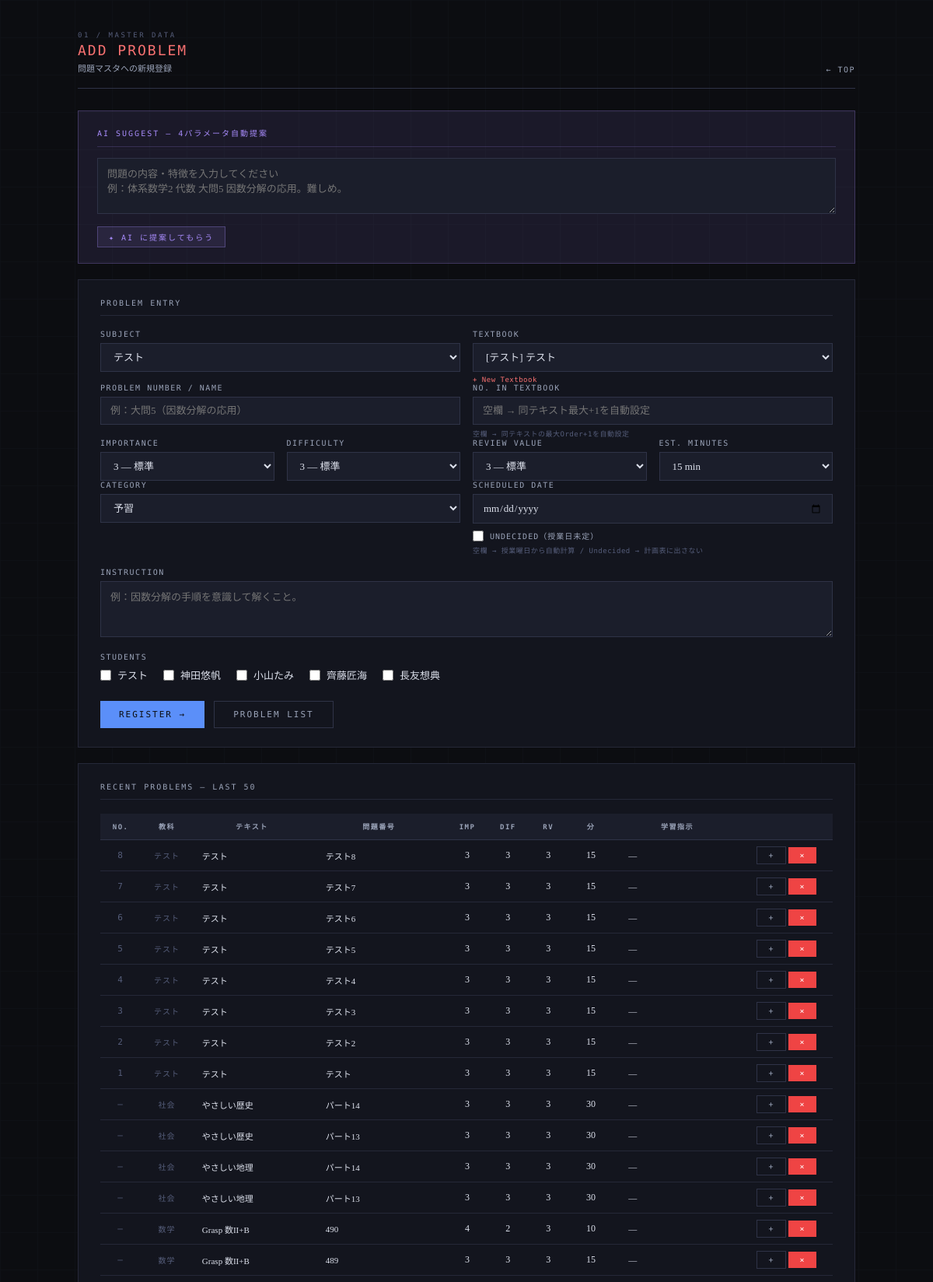
The page /problems (upper part) on the database its author committed.
### tables this page shows
CREATE TABLE students (
            student_id TEXT PRIMARY KEY,
            name TEXT NOT NULL,
            subjects TEXT NOT NULL
        , plan_mode TEXT DEFAULT 'all');

CREATE TABLE problems (
            problem_id INTEGER PRIMARY KEY AUTOINCREMENT,
            subject TEXT NOT NULL,
            textbook TEXT NOT NULL,
            problem_number TEXT NOT NULL,
            importance TEXT NOT NULL,
            type TEXT NOT NULL
        , instruction TEXT, difficulty INTEGER DEFAULT 3, review_value INTEGER DEFAULT 3, estimated_minutes INTEGER DEFAULT 15, textbook_id INTEGER, section_id INTEGER, order_in_textbook INTEGER);

### app.py (the view, shortened to what this page needs)
@app.route("/problems", methods=["GET", "POST"])
def problems():
    conn = get_connection()
    c = conn.cursor()
    c.execute("SELECT * FROM students ORDER BY student_id")
    students = c.fetchall()
    c.execute("""
        SELECT p.problem_id, p.subject, p.textbook, p.problem_number,
               p.importance, p.difficulty, p.review_value,
               p.estimated_minutes, p.instruction, p.order_in_textbook
        FROM problems p
        ORDER BY p.problem_id DESC LIMIT 50
    """)
    probs = c.fetchall()
    c.execute("""
        SELECT t.textbook_id, t.name, t.subject,
               s.name as series_name
        FROM textbooks t
        LEFT JOIN series s ON t.series_id = s.series_id
        ORDER BY t.subject, s.name, t.name
    """)
    textbooks_list = c.fetchall()
    c.execute("SELECT DISTINCT subjects FROM students ORDER BY subjects")
    all_subjects = []
    for row in c.fetchall():
        for subj in row["subjects"].split(","):
            s = subj.strip()
            if s and s not in all_subjects:
                all_subjects.append(s)
    all_subjects = sorted(all_subjects)
    conn.close()
    return render_template("problems.html",
                           students=students,
                           problems=probs,
                           textbooks=textbooks_list,
                           all_subjects=all_subjects)

### database.py (called while the page is built)
def get_connection():
    conn = sqlite3.connect(DB_PATH)
    conn.row_factory = sqlite3.Row
    return conn

### templates/problems.html (shortened to what this page needs)
<!DOCTYPE html>
<html lang="ja">
<head>
</head>
<body>
<div class="container">
  <div class="page-header fade-in">
    <div>
      <div class="page-label">01 / Master Data</div>
      <div class="page-title">Add Problem</div>
      <div class="page-title-ja">問題マスタへの新規登録</div>
    </div>
    <a class="page-header-back" href="/">TOP</a>
  </div>
  <div class="ai-box fade-in">
    <div class="ai-box-title">AI Suggest — 4パラメータ自動提案</div>
    <textarea id="ai-input"
      placeholder="問題の内容・特徴を入力してください&#10;例：体系数学2 代数 大問5 因数分解の応用。難しめ。"></textarea>
    <div style="display:flex;gap:12px;align-items:center;margin-top:12px;">
      <button class="btn btn-purple btn-sm" onclick="askAI()">✦ AI に提案してもらう</button>
    </div>
  </div>
  <div class="card fade-in">
    <div class="card-title">Problem Entry</div>
    <form method="POST" id="problem-form">
      <div class="grid-2">
        <div>
          <label>Subject</label>
          <select name="subject" id="f-subject" onchange="filterTextbooks()">
            {% for subj in all_subjects %}
            <option value="{{ subj }}">{{ subj }}</option>
            {% endfor %}
          </select>
        </div>
        <div>
          <label>Textbook</label>
          <select name="textbook_id" id="f-textbook_id">
            {% for t in textbooks %}
            <option value="{{ t.textbook_id }}" data-subject="{{ t.subject }}">
              {% if t.series_name %}[{{ t.series_name }}] {% endif %}{{ t.name }}
            </option>
            {% endfor %}
          </select>
          <p class="hint">
            <a href="/textbooks" style="color:#f87171;">+ New Textbook</a>
          </p>
        </div>
      </div>
      <div class="grid-2" style="margin-top:0;">
        <div>
          <label>Problem Number / Name</label>
          <input type="text" name="problem_number" id="f-problem_number"
            placeholder="例：大問5（因数分解の応用）" required>
        </div>
        <div>
          <label>No. in Textbook</label>
          <input type="number" name="order_in_textbook" id="f-order_in_textbook"
            min="1" max="9999" placeholder="空欄 → 同テキスト最大+1を自動設定">
          <p class="hint">空欄 → 同テキストの最大Order+1を自動設定</p>
        </div>
      </div>
      <div class="grid-4" style="margin-top:0;">
        <div>
          <label>Importance</label>
          <select name="importance" id="f-importance">
            <option value="3" selected>3 — 標準</option>
          </select>
        </div>
        <div>
          <label>Difficulty</label>
          <select name="difficulty" id="f-difficulty">
            <option value="3" selected>3 — 標準</option>
          </select>
        </div>
        <div>
          <label>Review Value</label>
          <select name="review_value" id="f-review_value">
            <option value="3" selected>3 — 標準</option>
          </select>
        </div>
        <div>
          <label>Est. Minutes</label>
          <select name="estimated_minutes" id="f-estimated_minutes">
            {% for m in range(5, 125, 5) %}
            <option value="{{ m }}" {% if m == 15 %}selected{% endif %}>{{ m }} min</option>
            {% endfor %}
          </select>
        </div>
      </div>
      <div class="grid-2" style="margin-top:0;">
        <div>
          <label>Category</label>
          <select name="category" id="f-category">
            <option value="予習" selected>予習</option>
          </select>
        </div>
        <div>
          <label>Scheduled Date</label>
          <input type="date" name="scheduled_date" id="f-scheduled_date">
          <div style="display:flex;align-items:center;gap:8px;margin-top:8px;">
            <input type="checkbox" name="undecided" value="1" id="f-undecided"
              style="accent-color:var(--blue);width:14px;height:14px;"
              onchange="toggleDate(this)">
            <label for="f-undecided" style="font-family:'DM Mono',monospace;font-size:10px;
              letter-spacing:1px;text-transform:uppercase;color:var(--text-muted);
              margin:0;cursor:pointer;">Undecided（授業日未定）</label>
          </div>
          <p class="hint">空欄 → 授業曜日から自動計算 / Undecided → 計画表に出さない</p>
        </div>
      </div>
      <label>Instruction</label>
      <textarea name="instruction" id="f-instruction"
        placeholder="例：因数分解の手順を意識して解くこと。"></textarea>
      <label>Students</label>
      <div class="student-checks">
        {% for s in students %}
        <label>
          <input type="checkbox" name="student_ids" value="{{ s.student_id }}">
          {{ s.name }}
        </label>
        {% endfor %}
      </div>
      <div style="margin-top:24px;display:flex;gap:12px;">
        <button type="submit" class="btn btn-primary">Register →</button>
        <a href="/problems/list" class="btn btn-ghost">Problem List</a>
      </div>
    </form>
  </div>
  <div class="card fade-in">
    <div class="card-title">Recent Problems — Last 50</div>
    <div style="overflow-x:auto;">
    <table class="data-table">
      <thead>
        <tr>
          <th>No.</th><th>教科</th><th>テキスト</th><th>問題番号</th>
          <th>Imp</th><th>Dif</th><th>RV</th><th>分</th><th>学習指示</th><th></th>
        </tr>
      </thead>
      <tbody>
      {% for p in problems %}
      <tr id="row-{{ p.problem_id }}">
        <td class="meta-text" style="font-family:'DM Mono',monospace;font-size:11px;">
          {{ p.order_in_textbook or '—' }}
        </td>
        <td class="meta-text">{{ p.subject }}</td>
        <td class="left" style="max-width:130px;overflow:hidden;text-overflow:ellipsis;white-space:nowrap;font-size:11px;">
          {{ p.textbook }}
        </td>
        <td class="editable-cell left" data-problem="{{ p.problem_id }}" data-field="problem_number"
          style="max-width:150px;">
          <span class="editable" ondblclick="startTextLineEdit(this)"
            style="font-size:11px;display:block;overflow:hidden;text-overflow:ellipsis;white-space:nowrap;max-width:150px;">
            {{ p.problem_number }}
          </span>
        </td>
        <td class="editable-cell" data-problem="{{ p.problem_id }}" data-field="importance">
          <span class="editable" ondblclick="startNumEdit(this)">{{ p.importance }}</span>
        </td>
        <td class="editable-cell" data-problem="{{ p.problem_id }}" data-field="difficulty">
          <span class="editable" ondblclick="startNumEdit(this)">{{ p.difficulty }}</span>
        </td>
        <td class="editable-cell" data-problem="{{ p.problem_id }}" data-field="review_value">
          <span class="editable" ondblclick="startNumEdit(this)">{{ p.review_value }}</span>
        </td>
        <td class="editable-cell" data-problem="{{ p.problem_id }}" data-field="estimated_minutes">
          <span class="editable" ondblclick="startNumEdit(this, 5, 120, 5)">{{ p.estimated_minutes }}</span>
        </td>
        <td class="editable-cell left" data-problem="{{ p.problem_id }}" data-field="instruction"
          style="max-width:140px;">
          <span class="editable" ondblclick="startTextAreaEdit(this)"
            style="font-size:11px;display:block;overflow:hidden;text-overflow:ellipsis;white-space:nowrap;max-width:140px;">
            {{ p.instruction or '—' }}
          </span>
        </td>
        <td>
          <button class="btn btn-ghost btn-sm"
            onclick="showAddAssignment({{ p.problem_id }})"
            title="出題予定を追加">+</button>
          <button class="btn btn-danger btn-sm"
            onclick="deleteProblem({{ p.problem_id }}, this)">×</button>
        </td>
      </tr>
      {% endfor %}
      </tbody>
    </table>
    </div>
  </div>
</div>
</body>
</html>

### rows shown on the page
students: name "テスト"
students: name "神田悠帆"
students: name "小山たみ"
students: name "齊藤匠海"
students: name "長友想典"
problems: order_in_textbook "8", subject "テスト", textbook "テスト", problem_number "テスト8", importance "3", difficulty "3", review_value "3", estimated_minutes "15", instruction "—"
problems: order_in_textbook "7", subject "テスト", textbook "テスト", problem_number "テスト7", importance "3", difficulty "3", review_value "3", estimated_minutes "15", instruction "—"
problems: order_in_textbook "6", subject "テスト", textbook "テスト", problem_number "テスト6", importance "3", difficulty "3", review_value "3", estimated_minutes "15", instruction "—"
problems: order_in_textbook "5", subject "テスト", textbook "テスト", problem_number "テスト5", importance "3", difficulty "3", review_value "3", estimated_minutes "15", instruction "—"
problems: order_in_textbook "4", subject "テスト", textbook "テスト", problem_number "テスト4", importance "3", difficulty "3", review_value "3", estimated_minutes "15", instruction "—"
problems: order_in_textbook "3", subject "テスト", textbook "テスト", problem_number "テスト3", importance "3", difficulty "3", review_value "3", estimated_minutes "15", instruction "—"
problems: order_in_textbook "2", subject "テスト", textbook "テスト", problem_number "テスト2", importance "3", difficulty "3", review_value "3", estimated_minutes "15", instruction "—"
problems: order_in_textbook "1", subject "テスト", textbook "テスト", problem_number "テスト", importance "3", difficulty "3", review_value "3", estimated_minutes "15", instruction "—"
problems: order_in_textbook "—", subject "社会", textbook "やさしい歴史", problem_number "パート14", importance "3", difficulty "3", review_value "3", estimated_minutes "30", instruction "—"
problems: order_in_textbook "—", subject "社会", textbook "やさしい歴史", problem_number "パート13", importance "3", difficulty "3", review_value "3", estimated_minutes "30", instruction "—"
problems: order_in_textbook "—", subject "社会", textbook "やさしい地理", problem_number "パート14", importance "3", difficulty "3", review_value "3", estimated_minutes "30", instruction "—"
problems: order_in_textbook "—", subject "社会", textbook "やさしい地理", problem_number "パート13", importance "3", difficulty "3", review_value "3", estimated_minutes "30", instruction "—"
problems: order_in_textbook "—", subject "数学", textbook "Grasp 数II+B", problem_number "490", importance "4", difficulty "2", review_value "3", estimated_minutes "10", instruction "—"
problems: order_in_textbook "—", subject "数学", textbook "Grasp 数II+B", problem_number "489", importance "3", difficulty "3", review_value "3", estimated_minutes "15", instruction "—"

### other values the page prints
form field subject "テスト"
form field estimated_minutes "15 min"
